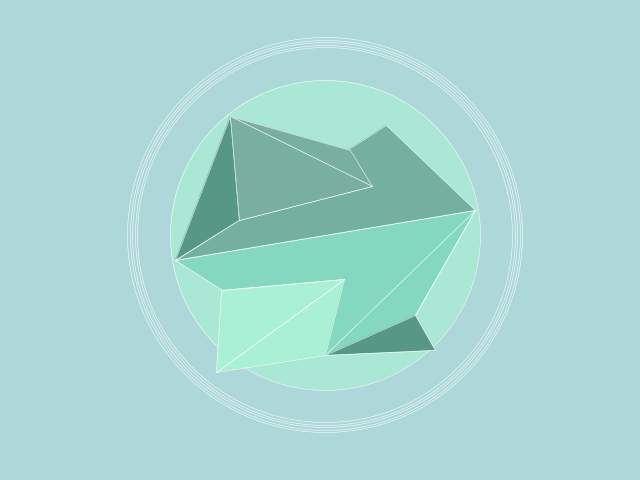
Frame 1 (no input)
Frame 60 (the mouse pressed at the canvas centre just before this capture): identical to frame 1, image omitted
Frame 120 (the mouse held since frame 60 and released just before this capture): identical to frame 1, image omitted

The Processing sketch that drew this single still picture (run headless with seeded random() and noise(); from frame 60 on, the mouse is pressed at the canvas centre):

// Processing sketch: processing_14626
// ── processing_14626.pde

int x;
int y;

void setup(){
  size(640,480);
  smooth();
}
 
void draw(){
  background(173,215,216);
  stroke(255);
  strokeWeight(.5);
  x = 145+30;
  y = 230+30;
  
  
  //background circles
  fill(170,232,213);
  ellipse(x+150,y-25,x+135,y+50);

  noFill();
  for (int i = 375; i < 400; i+= 5){
  ellipse(x+150,y-25,i,i);
  }

//Middle Triangle shape
fill(133,216,192);
beginShape(TRIANGLE_FAN);
vertex(x+300,y-50);
vertex(x,y);
vertex(x+150,y+95);
vertex(x+240,y+55);
vertex(x+300,y-50);
endShape(CLOSE);

//Triangle top
fill(117,175,158);
triangle(x+300,y-50,x,y,x+211,y-135);

//Triangle top left
fill(87,152,133);
triangle(x,y,x+64,y-40,x+55,y-144);

//Top Triangle shape
fill(120,175,160);
beginShape(TRIANGLE_FAN);
vertex(x+197,y-74);
vertex(x+175,y-110);
vertex(x+55,y-144);
vertex(x+64,y-40);
vertex(x+55,y-144);
endShape();

//Bottom Triangle shape
fill(170,240,212);
beginShape(TRIANGLE_FAN);
vertex(x+169,y+19);
vertex(x+150,y+95);
vertex(x+41,y+112);
vertex(x+46,y+30);
vertex(x+169,y+19);
endShape();

//Triangle bottom right
fill(87,152,133);
triangle(x+240,y+55,x+260,y+90,x+150,y+95);

//println("x: " + mouseX + "y:" + mouseY);


}
